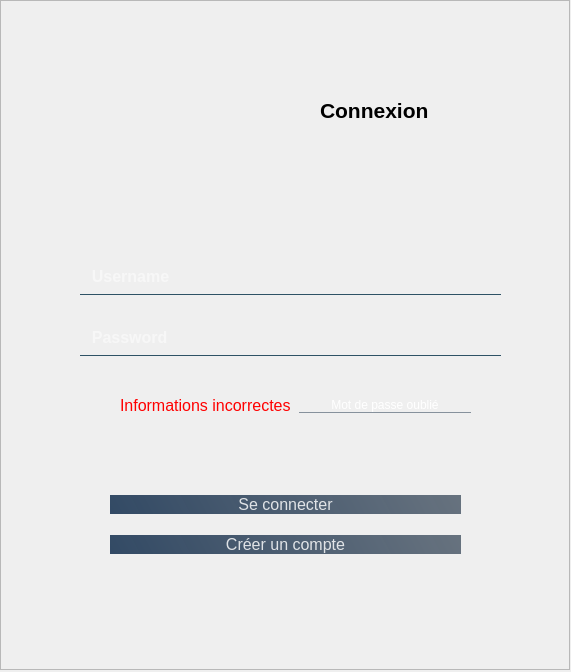
<?xml version="1.0" encoding="UTF-8"?>
<ui version="4.0">
 <class>Form</class>
 <widget class="QWidget" name="Form">
  <property name="geometry">
   <rect>
    <x>0</x>
    <y>0</y>
    <width>571</width>
    <height>672</height>
   </rect>
  </property>
  <property name="windowTitle">
   <string>Form</string>
  </property>
  <widget class="QFrame" name="frame">
   <property name="geometry">
    <rect>
     <x>0</x>
     <y>0</y>
     <width>570</width>
     <height>670</height>
    </rect>
   </property>
   <property name="styleSheet">
    <string notr="true">QPushButton#boutonSeConnecter{	
	background-color: qlineargradient(spread:pad, x1:0, y1:0.505682, x2:1, y2:0.477, stop:0 rgba(20, 47, 78, 219), stop:1 rgba(85, 98, 112, 226));
	color:rgba(255, 255, 255, 210);
	border-radius:10px;
}
QPushButton#boutonSeConnecter:hover{	
	background-color: qlineargradient(spread:pad, x1:0, y1:0.505682, x2:1, y2:0.477, stop:0 rgba(40, 67, 98, 219), stop:1 rgba(105, 118, 132, 226));
}
QPushButton#boutonSeConnecter:pressed{	
	padding-left:5px;
	padding-top:5px;
	background-color:(255, 255, 255, 210);
}


QPushButton#boutonCreerCompte{	
	background-color: qlineargradient(spread:pad, x1:0, y1:0.505682, x2:1, y2:0.477, stop:0 rgba(20, 47, 78, 219), stop:1 rgba(85, 98, 112, 226));
	color:rgba(255, 255, 255, 210);
	border-radius:10px;
}
QPushButton#boutonCreerCompte:hover{	
	background-color: qlineargradient(spread:pad, x1:0, y1:0.505682, x2:1, y2:0.477, stop:0 rgba(40, 67, 98, 219), stop:1 rgba(105, 118, 132, 226));
}
QPushButton#boutonCreerCompte:pressed{	
	padding-left:5px;
	padding-top:5px;
	background-color:rgba(105, 118, 132, 200);
}

QPushButton#boutonMotDePasseOublie{	

	color: #FFFFFF;
	border:1px solid rgba(0, 0, 0, 0);
	border-bottom-color: rgba(105, 118, 132, 200);
}


</string>
   </property>
   <property name="frameShape">
    <enum>QFrame::StyledPanel</enum>
   </property>
   <property name="frameShadow">
    <enum>QFrame::Raised</enum>
   </property>
   <widget class="QLabel" name="fond">
    <property name="geometry">
     <rect>
      <x>10</x>
      <y>10</y>
      <width>550</width>
      <height>650</height>
     </rect>
    </property>
    <property name="styleSheet">
     <string notr="true">border-radius : 20px;
background-image: url(:/images/Fond/fondA.png);</string>
    </property>
    <property name="text">
     <string/>
    </property>
   </widget>
   <widget class="QLabel" name="connexion">
    <property name="geometry">
     <rect>
      <x>320</x>
      <y>80</y>
      <width>200</width>
      <height>60</height>
     </rect>
    </property>
    <property name="font">
     <font>
      <pointsize>16</pointsize>
      <bold>true</bold>
     </font>
    </property>
    <property name="text">
     <string>Connexion</string>
    </property>
   </widget>
   <widget class="QLabel" name="image">
    <property name="geometry">
     <rect>
      <x>100</x>
      <y>40</y>
      <width>150</width>
      <height>150</height>
     </rect>
    </property>
    <property name="styleSheet">
     <string notr="true">background-image: url(:/images/Fond/compte.png);</string>
    </property>
    <property name="text">
     <string/>
    </property>
   </widget>
   <widget class="QLabel" name="label_2">
    <property name="geometry">
     <rect>
      <x>93</x>
      <y>390</y>
      <width>21</width>
      <height>21</height>
     </rect>
    </property>
    <property name="styleSheet">
     <string notr="true">background-image: url(:/images/Fond/attention.png);</string>
    </property>
    <property name="text">
     <string/>
    </property>
   </widget>
   <widget class="QWidget" name="">
    <property name="geometry">
     <rect>
      <x>80</x>
      <y>240</y>
      <width>421</width>
      <height>141</height>
     </rect>
    </property>
    <layout class="QGridLayout" name="gridLayout">
     <item row="0" column="0">
      <widget class="QLineEdit" name="username">
       <property name="font">
        <font>
         <pointsize>12</pointsize>
         <bold>true</bold>
        </font>
       </property>
       <property name="styleSheet">
        <string notr="true">background-color:rgba(0, 0, 0, 0);
border:1px solid rgba(0, 0, 0, 0);
border-bottom-color:rgba(46, 82, 101, 255);
color:rgb(255, 255, 255);
font-weight: bold;
padding-bottom:7px</string>
       </property>
       <property name="placeholderText">
        <string>  Username</string>
       </property>
      </widget>
     </item>
     <item row="1" column="0">
      <widget class="QLineEdit" name="password">
       <property name="font">
        <font>
         <pointsize>12</pointsize>
         <bold>true</bold>
        </font>
       </property>
       <property name="styleSheet">
        <string notr="true">background-color:rgba(0, 0, 0, 0);
border:1px solid rgba(0, 0, 0, 0);
border-bottom-color:rgba(46, 82, 101, 255);
color:rgb(255, 255, 255);
padding-bottom:7px;
font-weight: bold;</string>
       </property>
       <property name="echoMode">
        <enum>QLineEdit::Password</enum>
       </property>
       <property name="placeholderText">
        <string>  Password</string>
       </property>
      </widget>
     </item>
    </layout>
   </widget>
   <widget class="QWidget" name="">
    <property name="geometry">
     <rect>
      <x>120</x>
      <y>390</y>
      <width>351</width>
      <height>31</height>
     </rect>
    </property>
    <layout class="QGridLayout" name="gridLayout_2">
     <item row="0" column="0">
      <widget class="QLabel" name="information">
       <property name="styleSheet">
        <string notr="true">color: red;
font-size: 16px</string>
       </property>
       <property name="text">
        <string>Informations incorrectes</string>
       </property>
      </widget>
     </item>
     <item row="0" column="1">
      <widget class="QPushButton" name="boutonMotDePasseOublie">
       <property name="font">
        <font>
         <pointsize>9</pointsize>
        </font>
       </property>
       <property name="styleSheet">
        <string notr="true"/>
       </property>
       <property name="text">
        <string>Mot de passe oublié</string>
       </property>
      </widget>
     </item>
    </layout>
   </widget>
   <widget class="QWidget" name="">
    <property name="geometry">
     <rect>
      <x>110</x>
      <y>480</y>
      <width>351</width>
      <height>91</height>
     </rect>
    </property>
    <layout class="QGridLayout" name="gridLayout_3">
     <item row="0" column="0">
      <widget class="QPushButton" name="boutonSeConnecter">
       <property name="font">
        <font>
         <pointsize>12</pointsize>
        </font>
       </property>
       <property name="text">
        <string>Se connecter</string>
       </property>
      </widget>
     </item>
     <item row="1" column="0">
      <widget class="QPushButton" name="boutonCreerCompte">
       <property name="font">
        <font>
         <pointsize>12</pointsize>
        </font>
       </property>
       <property name="text">
        <string>Créer un compte</string>
       </property>
      </widget>
     </item>
    </layout>
   </widget>
  </widget>
 </widget>
 <resources/>
 <connections/>
</ui>
